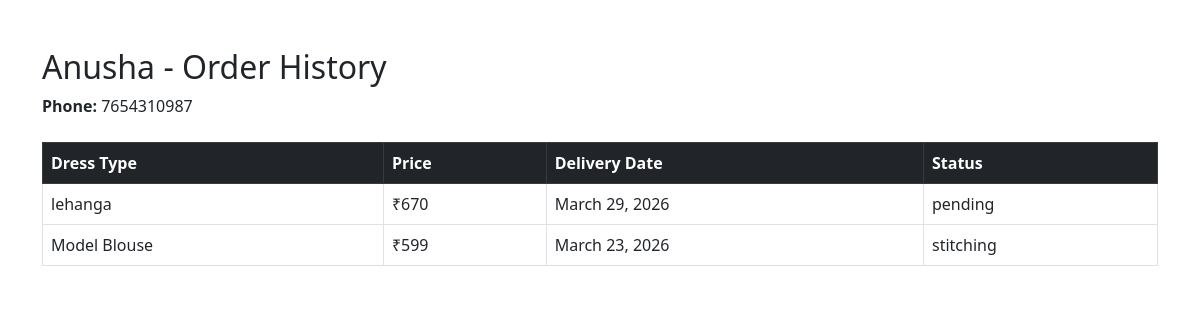
The app's page /customer-orders/3/ with its own data.
### customers/models.py (models this page shows, shortened)
class Customer(models.Model):
    name=models.CharField(max_length=100)
    phone=models.CharField(max_length=15)
    address=models.TextField()

class Order(models.Model):
    STATUS_CHOICES = [
        ('pending', 'Pending'),
        ('stitching', 'In Stitching'),
        ('ready', 'Ready'),
        ('delivered', 'Delivered'),
    ]
    PAYMENT_CHOICES = [
        ('pending', 'Pending'),
        ('paid', 'Paid'),
    ]
    customer = models.ForeignKey(Customer, on_delete=models.CASCADE)
    dress_type = models.CharField(max_length=100)
    price = models.IntegerField()
    order_date = models.DateField()
    delivery_date = models.DateField()
    status = models.CharField(
        max_length=20,
        choices=STATUS_CHOICES,
        default='pending'
    )
    payment_status = models.CharField(
        max_length=10,
        choices=PAYMENT_CHOICES,
        default='pending'
    )
    customer = models.ForeignKey(Customer, on_delete=models.CASCADE)
    dress_type = models.CharField(max_length=100)
    price = models.IntegerField()
    order_date = models.DateField()
    delivery_date = models.DateField()
    status = models.CharField(max_length=20, choices=STATUS_CHOICES, default='pending')

### customers/views.py (the view)
# urls.py: path('customer-orders/<int:customer_id>/', customer_orders),
def customer_orders(request, customer_id):
    customer = Customer.objects.get(id=customer_id)
    orders = Order.objects.filter(customer=customer)
    context = {
        'customer': customer,
        'orders': orders
    }
    return render(request, 'customer_orders.html', context)

### customers/templates/customer_orders.html
<!DOCTYPE html>
<html>
<head>
<link href="https://cdn.jsdelivr.net/npm/bootstrap@5.3.0/dist/css/bootstrap.min.css" rel="stylesheet">
</head>
<body class="container mt-5">
<h2>{{ customer.name }} - Order History</h2>
<p><b>Phone:</b> {{ customer.phone }}</p>
<table class="table table-bordered mt-4">
<thead class="table-dark">
<tr>
<th>Dress Type</th>
<th>Price</th>
<th>Delivery Date</th>
<th>Status</th>
</tr>
</thead>
<tbody>
{% for order in orders %}
<tr>
<td>{{ order.dress_type }}</td>
<td>₹{{ order.price }}</td>
<td>{{ order.delivery_date }}</td>
<td>{{ order.status }}</td>
</tr>
{% endfor %}
</tbody>
</table>
</body>
</html>

### records on screen
Customer: name "Anusha", phone "7654310987"
Order: dress_type "lehanga", price "670", delivery_date "March 29, 2026", status "pending"
Order: dress_type "Model Blouse", price "599", delivery_date "March 23, 2026", status "stitching"
